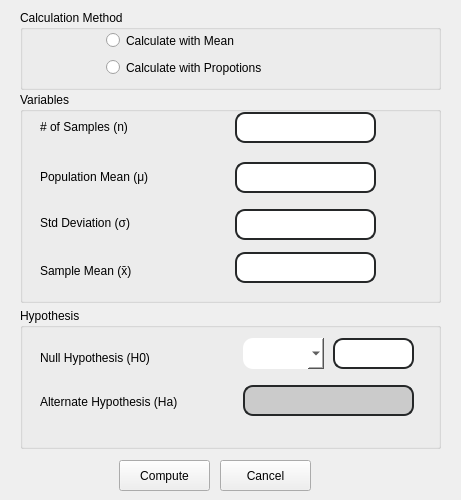
<?xml version="1.0" encoding="UTF-8"?>
<ui version="4.0">
 <class>Form</class>
 <widget class="QWidget" name="Form">
  <property name="windowModality">
   <enum>Qt::ApplicationModal</enum>
  </property>
  <property name="geometry">
   <rect>
    <x>0</x>
    <y>0</y>
    <width>461</width>
    <height>500</height>
   </rect>
  </property>
  <property name="minimumSize">
   <size>
    <width>450</width>
    <height>500</height>
   </size>
  </property>
  <property name="maximumSize">
   <size>
    <width>700</width>
    <height>700</height>
   </size>
  </property>
  <property name="windowTitle">
   <string>P-Value Test</string>
  </property>
  <property name="styleSheet">
   <string notr="true"/>
  </property>
  <widget class="QGroupBox" name="groupBox">
   <property name="geometry">
    <rect>
     <x>20</x>
     <y>92</y>
     <width>421</width>
     <height>211</height>
    </rect>
   </property>
   <property name="title">
    <string>Variables</string>
   </property>
   <widget class="QLineEdit" name="num_of_sample">
    <property name="geometry">
     <rect>
      <x>215</x>
      <y>20</y>
      <width>141</width>
      <height>31</height>
     </rect>
    </property>
    <property name="styleSheet">
     <string notr="true">QLineEdit{
border: 2px solid rgb(37, 39, 40);
border-radius : 10px;
color: #000000;
padding-left: 5px;
padding-right: 5px;
background-color: rgb(255, 255, 255);
}
QLineEdit:hover{
border: 2px solid rgb(203, 203, 203);
}
QLineEdit:focus{
border: 2px solid rgb(85, 170, 255);
}</string>
    </property>
   </widget>
   <widget class="QLabel" name="label">
    <property name="geometry">
     <rect>
      <x>20</x>
      <y>24</y>
      <width>131</width>
      <height>21</height>
     </rect>
    </property>
    <property name="text">
     <string># of Samples (n)</string>
    </property>
   </widget>
   <widget class="QLineEdit" name="population_mean">
    <property name="geometry">
     <rect>
      <x>215</x>
      <y>70</y>
      <width>141</width>
      <height>31</height>
     </rect>
    </property>
    <property name="styleSheet">
     <string notr="true">QLineEdit{
border: 2px solid rgb(37, 39, 40);
border-radius : 10px;
color: #000000;
padding-left: 5px;
padding-right: 5px;
background-color: rgb(255, 255, 255);
}
QLineEdit:hover{
border: 2px solid rgb(203, 203, 203);
}
QLineEdit:focus{
border: 2px solid rgb(85, 170, 255);
}</string>
    </property>
   </widget>
   <widget class="QLabel" name="label_2">
    <property name="geometry">
     <rect>
      <x>20</x>
      <y>69</y>
      <width>141</width>
      <height>31</height>
     </rect>
    </property>
    <property name="text">
     <string>Population Mean (μ)</string>
    </property>
   </widget>
   <widget class="QLabel" name="label_3">
    <property name="geometry">
     <rect>
      <x>20</x>
      <y>163</y>
      <width>121</width>
      <height>31</height>
     </rect>
    </property>
    <property name="text">
     <string>Sample Mean (x̄)</string>
    </property>
   </widget>
   <widget class="QLineEdit" name="sample_mean">
    <property name="geometry">
     <rect>
      <x>215</x>
      <y>160</y>
      <width>141</width>
      <height>31</height>
     </rect>
    </property>
    <property name="styleSheet">
     <string notr="true">QLineEdit{
border: 2px solid rgb(37, 39, 40);
border-radius : 10px;
color: #000000;
padding-left: 5px;
padding-right: 5px;
background-color: rgb(255, 255, 255);
}
QLineEdit:hover{
border: 2px solid rgb(203, 203, 203);
}
QLineEdit:focus{
border: 2px solid rgb(85, 170, 255);
}</string>
    </property>
   </widget>
   <widget class="QLabel" name="label_4">
    <property name="geometry">
     <rect>
      <x>20</x>
      <y>120</y>
      <width>121</width>
      <height>21</height>
     </rect>
    </property>
    <property name="text">
     <string>Std Deviation (σ)</string>
    </property>
   </widget>
   <widget class="QLineEdit" name="std_deviation">
    <property name="geometry">
     <rect>
      <x>215</x>
      <y>117</y>
      <width>141</width>
      <height>31</height>
     </rect>
    </property>
    <property name="styleSheet">
     <string notr="true">QLineEdit{
border: 2px solid rgb(37, 39, 40);
border-radius : 10px;
color: #000000;
padding-left: 5px;
padding-right: 5px;
background-color: rgb(255, 255, 255);
}
QLineEdit:hover{
border: 2px solid rgb(203, 203, 203);
}
QLineEdit:focus{
border: 2px solid rgb(85, 170, 255);
}</string>
    </property>
   </widget>
  </widget>
  <widget class="QPushButton" name="compute_button">
   <property name="geometry">
    <rect>
     <x>119</x>
     <y>460</y>
     <width>91</width>
     <height>31</height>
    </rect>
   </property>
   <property name="text">
    <string>Compute</string>
   </property>
  </widget>
  <widget class="QPushButton" name="cancel_button">
   <property name="geometry">
    <rect>
     <x>220</x>
     <y>460</y>
     <width>91</width>
     <height>31</height>
    </rect>
   </property>
   <property name="text">
    <string>Cancel</string>
   </property>
  </widget>
  <widget class="QGroupBox" name="groupBox_2">
   <property name="geometry">
    <rect>
     <x>20</x>
     <y>308</y>
     <width>421</width>
     <height>141</height>
    </rect>
   </property>
   <property name="title">
    <string>Hypothesis</string>
   </property>
   <widget class="QLabel" name="label_6">
    <property name="geometry">
     <rect>
      <x>20</x>
      <y>78</y>
      <width>191</width>
      <height>31</height>
     </rect>
    </property>
    <property name="text">
     <string>Alternate Hypothesis (Ha)</string>
    </property>
   </widget>
   <widget class="QLineEdit" name="alternate_hypothesis">
    <property name="enabled">
     <bool>false</bool>
    </property>
    <property name="geometry">
     <rect>
      <x>223</x>
      <y>77</y>
      <width>171</width>
      <height>31</height>
     </rect>
    </property>
    <property name="styleSheet">
     <string notr="true">QLineEdit{
border: 2px solid rgb(37, 39, 40);
border-radius : 10px;
color: #000000;
padding-left: 5px;
padding-right: 5px;
background-color: rgb(203, 203, 203);
}
QLineEdit:hover{
border: 2px solid rgb(203, 203, 203);
}
QLineEdit:focus{
border: 2px solid rgb(85, 170, 255);
}
</string>
    </property>
    <property name="clearButtonEnabled">
     <bool>false</bool>
    </property>
   </widget>
   <widget class="QLineEdit" name="null_hypothesis">
    <property name="geometry">
     <rect>
      <x>313</x>
      <y>30</y>
      <width>81</width>
      <height>31</height>
     </rect>
    </property>
    <property name="styleSheet">
     <string notr="true">QLineEdit{
border: 2px solid rgb(37, 39, 40);
border-radius : 10px;
color: #000000;
padding-left: 5px;
padding-right: 5px;
background-color: rgb(255, 255, 255);
}
QLineEdit:hover{
border: 2px solid rgb(203, 203, 203);
}
QLineEdit:focus{
border: 2px solid rgb(85, 170, 255);
}</string>
    </property>
   </widget>
   <widget class="QLabel" name="label_5">
    <property name="geometry">
     <rect>
      <x>20</x>
      <y>34</y>
      <width>201</width>
      <height>31</height>
     </rect>
    </property>
    <property name="text">
     <string>Null Hypothesis (H0)</string>
    </property>
   </widget>
   <widget class="QComboBox" name="comboBox">
    <property name="geometry">
     <rect>
      <x>223</x>
      <y>30</y>
      <width>81</width>
      <height>31</height>
     </rect>
    </property>
    <property name="styleSheet">
     <string notr="true">QComboBox{
border-radius : 10px;
color: #000000;
padding-left: 5px;
padding-right: 5px;
background-color: rgb(255, 255, 255);
}
QComboBox:hover{
border: 2px solid rgb(203, 203, 203);
}
QComboBox:focus{
border: 2px solid rgb(85, 170, 255);
}</string>
    </property>
   </widget>
  </widget>
  <widget class="QGroupBox" name="groupBox_3">
   <property name="geometry">
    <rect>
     <x>20</x>
     <y>10</y>
     <width>421</width>
     <height>80</height>
    </rect>
   </property>
   <property name="title">
    <string>Calculation Method</string>
   </property>
   <widget class="QRadioButton" name="proportion_button">
    <property name="enabled">
     <bool>true</bool>
    </property>
    <property name="geometry">
     <rect>
      <x>86</x>
      <y>47</y>
      <width>261</width>
      <height>21</height>
     </rect>
    </property>
    <property name="text">
     <string>Calculate with Propotions</string>
    </property>
   </widget>
   <widget class="QRadioButton" name="mean_radio">
    <property name="geometry">
     <rect>
      <x>86</x>
      <y>20</y>
      <width>251</width>
      <height>21</height>
     </rect>
    </property>
    <property name="text">
     <string>Calculate with Mean</string>
    </property>
   </widget>
  </widget>
 </widget>
 <resources/>
 <connections/>
</ui>
